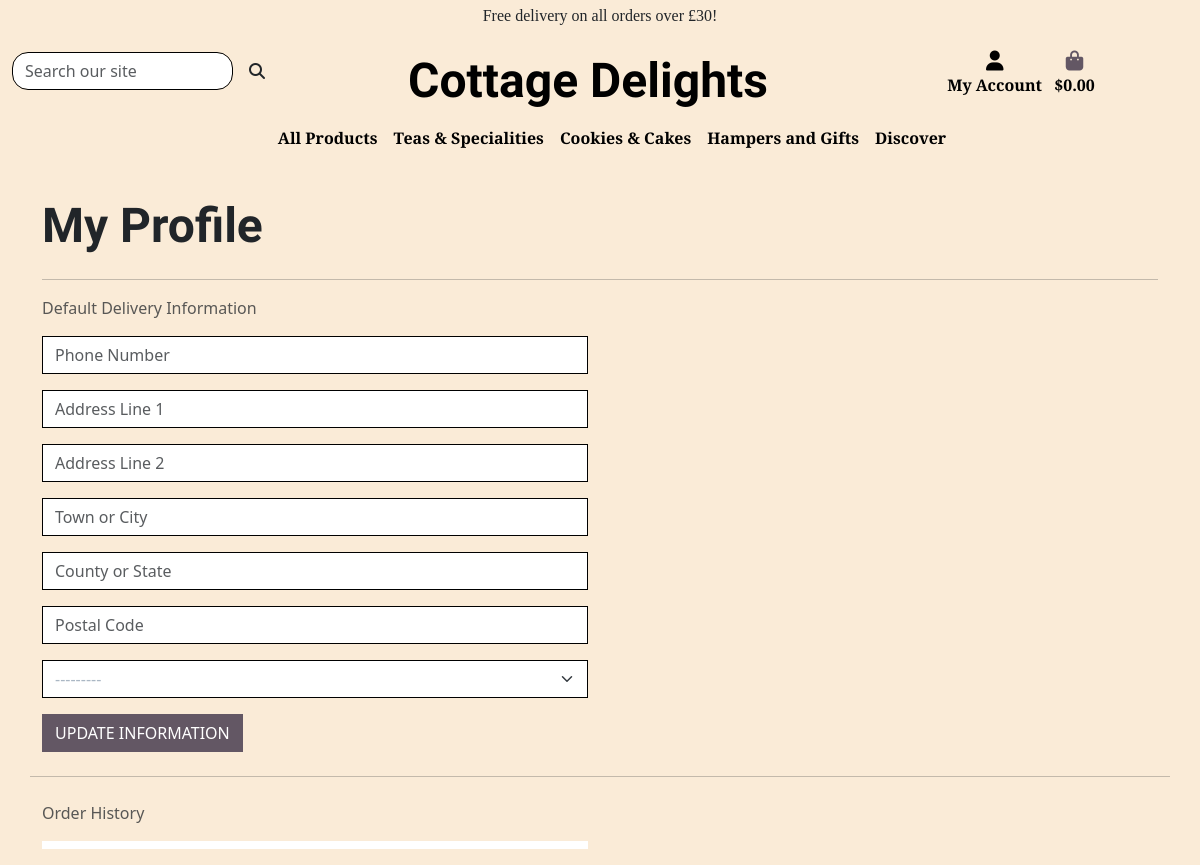
The app's page /userprofile/ (signed in), older data.
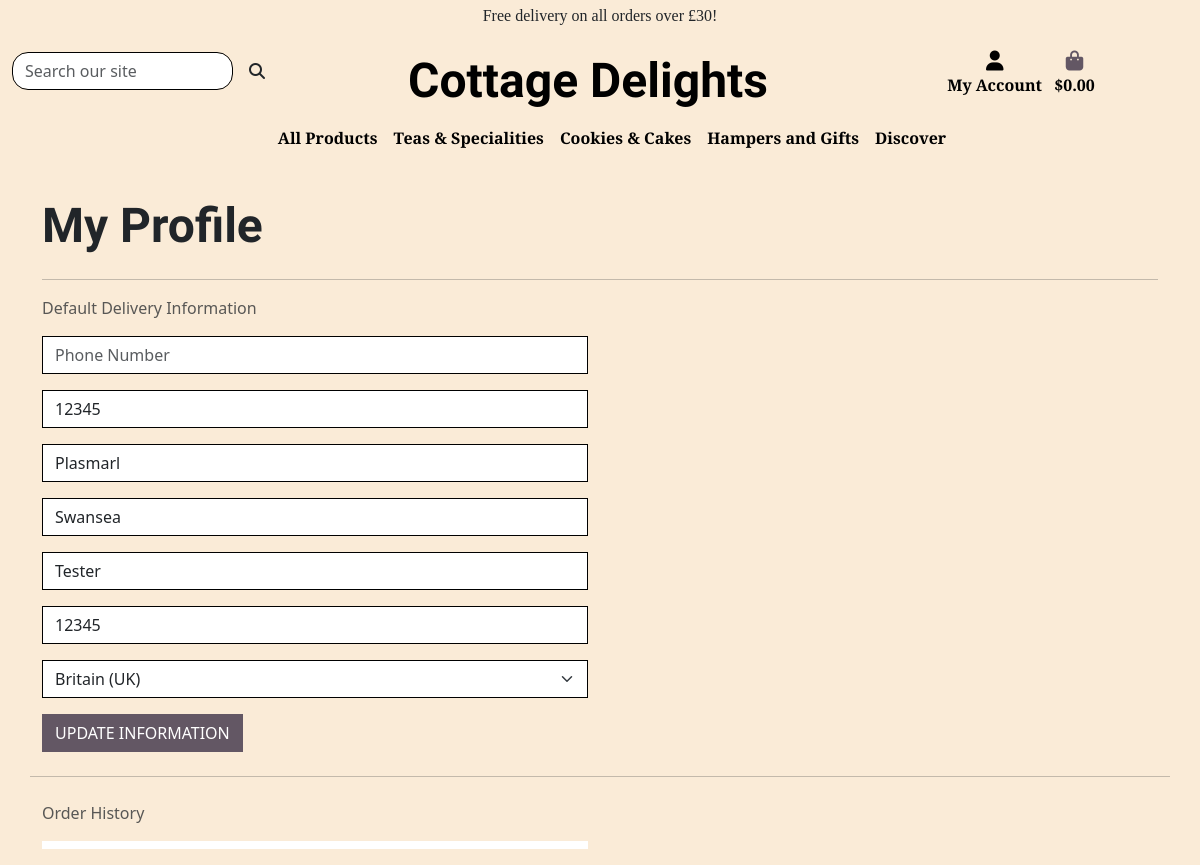
The same page, newer data.
### userprofile/models.py (models this page shows, shortened)
class UserProfile(models.Model):
    user = models.OneToOneField(User, on_delete=models.CASCADE)
    default_phone_number = models.CharField(
        max_length=20, null=True, blank=True)
    default_address_line_1 = models.CharField(
        max_length=80, null=True, blank=True)
    default_address_line_2 = models.CharField(
        max_length=80, null=True, blank=True)
    default_town_city = models.CharField(max_length=40, null=True, blank=True)
    default_county = models.CharField(max_length=80, null=True, blank=True)
    default_postcode = models.CharField(max_length=20, null=True, blank=True)
    default_country = CountryField(
        blank_label='Country', null=True, blank=True)

### userprofile/views.py (the view)
# urls.py: path('userprofile/', include('userprofile.urls')),
@login_required
def userprofile(request):
    profile = get_object_or_404(UserProfile, user=request.user)
    if request.method == 'POST':
        form = UserProfileForm(request.POST, instance=profile)
        if form.is_valid():
            form.save()
            messages.success(request, 'Profile updated successfully')
        else:
            messages.error(request,
                           ('Update failed. Please ensure '
                            'the form is valid.'))
    else:
        form = UserProfileForm(instance=profile)
    orders = profile.orders.all()
    template = 'userprofile/profile.html'
    context = {
        'form': form,
        'orders': orders,
        'on_profile_page': True
    }
    return render(request, template, context)

### userprofile/forms.py
class UserProfileForm(forms.ModelForm):
    class Meta:
        model = UserProfile
        exclude = ('user',)
    def __init__(self, *args, **kwargs):
        super().__init__(*args, **kwargs)
        placeholders = {
            'default_phone_number': 'Phone Number',
            'default_postcode': 'Postal Code',
            'default_town_city': 'Town or City',
            'default_address_line_1': 'Address Line 1',
            'default_address_line_2': 'Address Line 2',
            'default_county': 'County or State',
            'default_country': 'Country',
        }
        self.fields['default_phone_number'].widget.attrs['autofocus'] = True
        for field in self.fields:
            if field != 'default_country':
                if self.fields[field].required:
                    placeholder = f'{placeholders[field]} *'
                else:
                    placeholder = placeholders[field]
                self.fields[field].widget.attrs['placeholder'] = placeholder
            self.fields[field].widget.attrs[
                'class'] = 'border-black rounded-0 profile-form-input'
            self.fields[field].label = False

### cart/contexts.py (called while the page is built, shortened)
def cart_contents(request):
    cart_items = []
    order_total = 0
    product_quant = 0
    cart = request.session.get('cart', {})
    if order_total < settings.FREE_DELIVERY_THRESHOLD:
        delivery = order_total * Decimal(
            settings.STANDARD_DELIVERY_PERCENTAGE / 100)
        free_delivery_delta = settings.FREE_DELIVERY_THRESHOLD - order_total
    else:
        delivery = 0
        free_delivery_delta = 0
    grand_total = delivery + order_total
    context = {
        'cart_items': cart_items,
        'order_total': order_total,
        'product_quant': product_quant,
        'delivery': delivery,
        'free_delivery_delta': free_delivery_delta,
        'free_delivery_threshold': settings.FREE_DELIVERY_THRESHOLD,
        'grand_total': grand_total,
    }
    return context

### userprofile/templates/userprofile/profile.html (shortened to what this page needs)
{% extends "base.html" %}
{% load static %}
{% block page_header %}
    <div class="container header-container">
    </div>
{% endblock %}
{% block content %}
    <div class="overlay"></div>
    <div class="container profilecontainer">
        <div class="row">
            <div class="col">
                <h2 class="logo-font mb-4">My Profile</h2>
                <hr>
            </div>
        </div>
        <div class="row">
            <div class="col-12 col-lg-6">
                <p class="text-muted">Default Delivery Information</p>
                <form class="mt-3" action="{% url 'userprofile' %}" method="POST" id="profile-update-form">
                    {{ form|crispy }}
                    <button class="btn btn-black rounded-0 text-uppercase float-right">Update Information</button>
                </form>
            </div>
            <hr class="my-4">
            <div class="col-12 col-lg-6">
                <p class="text-muted">Order History</p>
                <div class="order-history table-responsive">
                    <table class="table table-sm table-borderless">
                        <thead>
                            <tr>
                                <th></th>
                                <th></th>
                                <th></th>
                                <th></th>
                            </tr>
                        </thead>
                    </table>
                </div>
            </div>
        </div>
    </div>
{% endblock %}

### templates/base.html (shortened to what this page needs)
{% load static %}
<!DOCTYPE html>
<html lang="en">
<head>
    {% block corecss %}
    <link href="https://cdn.jsdelivr.net/npm/bootstrap@5.3.0-alpha3/dist/css/bootstrap.min.css" rel="stylesheet">
    <link rel="stylesheet" href="{% static 'css/base.css' %}">
    {% endblock %}
</head>
<body>
    <header class="container-fluid header-bg fixed-top mt-0 mb-3 pt-0 gx-0 mx-0">
        <div id="topnav" class="row d-lg-flex headingdiv gx-0 mx-0">
        <div class="free-shipping col-4 col-sm-4 col-md-4 col-lg-3 mx-auto my-auto">
            <div class="text-dark pt-1">
                <div class="text-center">Free delivery on all orders over £{{ free_delivery_threshold }}!</div>
            </div>
    </div>
        <div class="row pt-lg-2 d-lg-flex gx-0 mx-0">
        <div class="row">
             <div class="col-md-4 col-lg-3 py-1 py-lg-0 mt-3 d-none d-sm-none d-md-none d-lg-block">
                <form method="GET" action="{% url 'products' %}">
                    <div class="input-group w-100">
                        <input class="form-control border border-black rounded-4" type="text" name="q" placeholder="Search our site">
                        <div class="input-group-append">
                            <button class="form-control btn rounded-4" type="submit">
                                <span class="icon">
                                    <i class="fas fa-search"></i>
                                </span>
                            </button>
                        </div>
                    </div>
                </form>
            </div>
            <div class="col-12 col-lg-6 py-1 py-lg-0 mt-3 text-center text-lg-left">
                <a href="{% url 'home' %}" class="nav-link main-logo-link">
                    <h2 class="logo-font text-black my-0">Cottage Delights</h2>
                </a>
            </div>
            <div class="col-lg-3 my-auto py-1 py-lg-0 d-none d-sm-none d-md-none d-lg-block">
                <ul class="list-inline list-unstyled text-center text-lg-right my-0">
                    <li class="list-inline-item dropdown">
                        <a class="text-black nav-link" href="{% url 'userprofile' %}" id="user-options" data-bs-toggle="dropdown" aria-haspopup="true" aria-expanded="false">
                            <div class="text-center">
                                <div><i class="fas fa-user fa-lg"></i></div>
                                <p class="my-0">My Account</p>
                            </div>
                        </a>
                    </li>
                    <li class="list-inline-item pe-3">
                        <a class="{% if grand_total %}text-info font-weight-bold{% else %}text-black{% endif %} nav-link" href="{% url 'view_cart' %}">
                            <div class="text-center">
                                <div><i class="fas fa-shopping-bag fa-lg"></i></div>
                                <p class="my-0">
                                    {% if grand_total %}
                                        £{{ grand_total|floatformat:2 }}
                                    {% else %}
                                        $0.00
                                    {% endif %}
                                </p>
                            </div>
                        </a>
                    </li>
                </ul>
            </div>
            </div></div>
        <div class="row header-bg d-none d-sm-none d-md-none d-lg-block">
            <nav class="navbar d-none d-sm-block navbar-expand-md navbar-expand-lg navbar-light w-100">
                {% include 'includes/main_navigation.html' %}
            </nav>
        </div>
        <div class="row header-bg">
            <nav class="navbar navbar-expand-lg navbar-light w-50">
            </nav>
        </div>
    </div>
    </header>
    {% block page_header %}
    {% endblock %}
    {% block content %}
    {% endblock %}
</body>
</html>

### templates/includes/main_navigation.html (shortened to what this page needs)
<nav class="navbar-collapse navbar-expand-sm ps-5" id="main-nav">
    <ul class="navbar-nav w-auto mx-auto">
        <li class="nav-item dropdown">
            <a class="logo-font font-weight-bold nav-link text-black" href="#" id="all-products-link" data-bs-toggle="dropdown" aria-haspopup="true" aria-expanded="false">
                All Products
            </a>
        </li>
        <li class="nav-item dropdown">
            <a class="logo-font font-weight-bold nav-link text-black" href="{% url 'products' %}?category=loose_tea,special_teas" id="teas-specials-link" data-bs-toggle="dropdown" aria-haspopup="true" aria-expanded="false">
                Teas &amp; Specialities
            </a>
        </li>
        <li class="nav-item dropdown">
            <a class="logo-font font-weight-bold nav-link text-black" href="#" id="cookies-cakes-link" data-bs-toggle="dropdown" aria-haspopup="true" aria-expanded="false">
                Cookies &amp; Cakes
            </a>
        </li>
        <li class="nav-item dropdown">
            <a class="logo-font font-weight-bold nav-link text-black" href="#" id="hampers-gifts-link" data-bs-toggle="dropdown" aria-haspopup="true" aria-expanded="false">
                Hampers and Gifts
            </a>
        </li>
        <li class="nav-item dropdown">
            <a class="logo-font font-weight-bold nav-link text-black" href="#" id="sale-link" data-bs-toggle="dropdown" aria-haspopup="true" aria-expanded="false">
                Discover
            </a>
        </li>
    </ul>
</nav>

### static/css/base.css (style rules this page uses)
html { height: 100%; margin: 0; padding: 0; width: 100%; }
body { width: 100%; background-image: url('/media/elaine-howlin-FEpNmWh1fMc-unsplash-min.jpg'); background-repeat: no-repeat; background-size: cover; background-color: rgb(247, 235, 235); height: calc(76vh - 164px); }
.overlay { height: 100%; width: 100%; background-color: antiquewhite; z-index: -1; top: 0; left: 0; position: fixed; }
.header-container { padding-top: 164px; width: 100%; }
a.nav-link { font-family: 'Arbutus Slab', serif; font-weight: 700; }
header.header-bg { background-color: antiquewhite; }
h2.logo-font { font-family: 'Dancing Script', serif; font-weight: 700; font-size: 3em; }
.nav-item { list-style: none; font-family: 'Arbutus Slab', serif; font-weight: 700; }
div.free-shipping { z-index: 9000; font-family: 'Arbutus Slab', serif; font-weight: 400; }
.icon { align-items: center; display: inline-flex; justify-content: center; height: 1.5rem; width: 1.5rem; }
.fa-shopping-bag { color: rgb(99, 87, 100); }
a.btn-black, button.btn-black, input.btn-black, a.editbutton, span.btn-black { background: rgb(99, 87, 100); color: white; text-decoration: none; }
@media (min-width: 768px) { .container { width: 100%; } }
@media (min-width: 992px) { .header-container { padding-top: 164px; } }
@media screen and (min-width: 768px) and (max-width: 1755px) { html { width: 100%; } }
@media screen and (min-width: 768px) and (max-width: 1755px) { body { width: 100%; } }
@media screen and (min-width: 768px) and (max-width: 1755px) { div.container { width: 100%; } }

Row changes from the older to the newer data that the page shows:
changed UserProfile: default_address_line_1 (not shown) → "12345"; default_address_line_2 (not shown) → "Plasmarl"; default_town_city (not shown) → "Swansea"; default_county (not shown) → "Tester"; default_postcode (not shown) → "12345"; default_country "---------" → "Britain (UK)"
